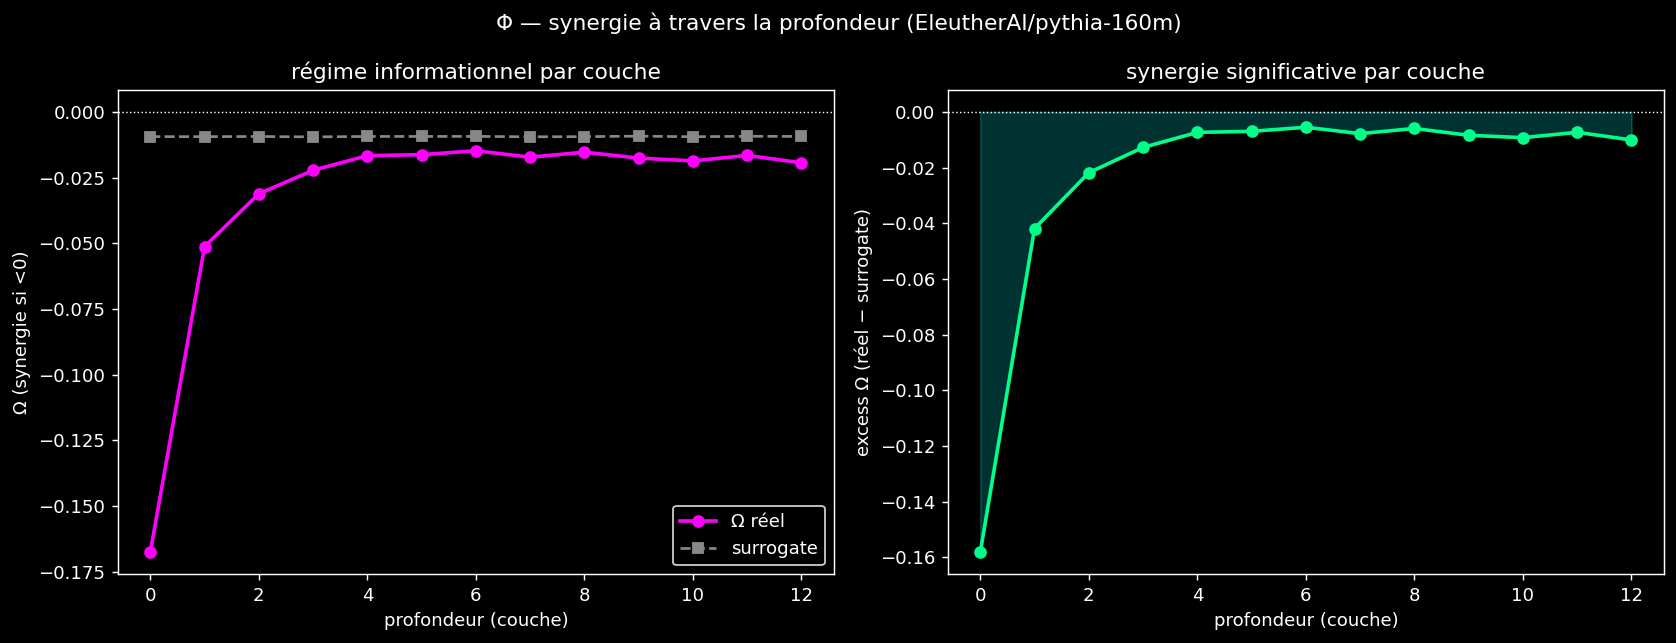

The Python source for this figure:
"""Φ sur du RÉEL : synergie (information irréductible) à travers la profondeur d'un LLM.

Premier branchement de l'instrument émergence sur un système qui compte.
Residual stream à travers les couches = trajectoire (depth = temps).
Dimensions = variables. Ω sur sous-ensembles de dimensions = synergie par couche.

Thèse (A) : émergence = irréductibilité. Prédiction : l'embedding (couche 0, lookup)
= redondant ; les couches qui CALCULENT portent de l'information irréductible
(synergie Ω<0). Pic à une profondeur critique ?

Surrogate shuffle (par dimension) → significativité vs bruit d'estimation.
"""
import sys
import os
import json
import numpy as np
import torch
import matplotlib.pyplot as plt

sys.path.insert(0, os.path.dirname(os.path.dirname(os.path.abspath(__file__))))

from xi.temporal import tc_random_subsets

PROMPTS = [
    "The cat sat on the mat and watched the rain fall slowly.",
    "Quantum mechanics describes the behavior of particles at small scales.",
    "She opened the letter, her hands trembling with anticipation.",
    "The algorithm sorts the array in logarithmic time on average.",
    "Emergence is how simple rules give rise to complex behavior.",
    "He walked through the forest, listening to the distant birds.",
    "The stock market fell sharply after the announcement yesterday.",
    "Photosynthesis converts sunlight into chemical energy in plants.",
    "Music is the silence between the notes, as the saying goes.",
    "The bridge collapsed under the weight of the heavy traffic.",
    "Neural networks learn representations from large amounts of data.",
    "The ancient ruins stood silent against the orange sunset sky.",
    "Critical phenomena occur at the boundary between order and chaos.",
    "They argued for hours about the meaning of the strange dream.",
    "The river carved the canyon over millions of patient years.",
    "Consciousness might emerge from the dialogue of inner voices.",
]


def quantize_cols(A, n_bins=4):
    out = np.empty(A.shape, dtype=np.int8)
    for j in range(A.shape[1]):
        col = A[:, j]
        q = np.quantile(col, np.linspace(0, 1, n_bins + 1)[1:-1])
        out[:, j] = np.digitize(col, q)
    return out


def shuffle_cols(A, rng):
    out = A.copy()
    for j in range(out.shape[1]):
        out[:, j] = out[rng.permutation(out.shape[0]), j]
    return out


def load_corpus(tok, seq_len=128, max_tokens=5000):
    """Tokenise les .md du projet (texte naturel long) en fenêtres seq_len."""
    import glob
    root = os.path.dirname(os.path.dirname(os.path.abspath(__file__)))
    texts = []
    for f in sorted(glob.glob(os.path.join(root, "theory", "*.md"))):
        with open(f) as fh:
            texts.append(fh.read())
    corpus = "\n\n".join(texts)
    ids = tok(corpus)["input_ids"]
    ids = ids[:max_tokens]
    windows = [ids[i:i + seq_len] for i in range(0, len(ids) - seq_len + 1, seq_len)]
    return torch.tensor(windows)


def run(
    model_name="EleutherAI/pythia-160m",
    n_dims=64,
    subset_size=4,
    n_subsets=400,
    n_bins=3,
    seq_len=128,
    max_tokens=5000,
    seed=0,
    outdir=None,
):
    if outdir is None:
        outdir = os.path.dirname(os.path.abspath(__file__))
    from transformers import AutoModelForCausalLM, AutoTokenizer

    print(f"Φ profondeur LLM | {model_name}\n")
    tok = AutoTokenizer.from_pretrained(model_name)
    if tok.pad_token is None:
        tok.pad_token = tok.eos_token
    model = AutoModelForCausalLM.from_pretrained(model_name, output_hidden_states=True)
    model.eval()

    ids = load_corpus(tok, seq_len=seq_len, max_tokens=max_tokens)  # (n_win, seq_len)
    print(f"corpus : {ids.shape[0]} fenêtres × {seq_len} = {ids.numel()} tokens")

    # forward par batch pour collecter hidden states
    n_layers = None
    D = None
    acts_by_layer = None
    bs = 8
    with torch.no_grad():
        for b in range(0, ids.shape[0], bs):
            batch = ids[b:b + bs]
            out = model(batch, output_hidden_states=True)
            hs = out.hidden_states
            if acts_by_layer is None:
                n_layers = len(hs)
                D = hs[0].shape[-1]
                acts_by_layer = [[] for _ in range(n_layers)]
            for l in range(n_layers):
                acts_by_layer[l].append(hs[l].reshape(-1, D).numpy())
    acts_by_layer = [np.concatenate(a, axis=0) for a in acts_by_layer]
    n_tok = acts_by_layer[0].shape[0]
    print(f"{n_layers} états (emb + {n_layers-1} couches), d_model={D}, tokens={n_tok}\n")

    rng = np.random.default_rng(seed)
    dim_idx = rng.choice(D, size=min(n_dims, D), replace=False)

    o_real = np.zeros(n_layers)
    o_shuf = np.zeros(n_layers)
    for l in range(n_layers):
        acts = acts_by_layer[l][:, dim_idx]      # (n_tok, n_dims)
        disc = quantize_cols(acts, n_bins=n_bins)
        _, _, o, _, _ = tc_random_subsets(disc, subset_size, n_subsets,
                                          np.random.default_rng(seed))
        disc_sh = shuffle_cols(disc, np.random.default_rng(seed + 1))
        _, _, o_s, _, _ = tc_random_subsets(disc_sh, subset_size, n_subsets,
                                            np.random.default_rng(seed))
        o_real[l] = o
        o_shuf[l] = o_s
        reg = "SYN" if (o - o_s) < -1e-3 else ("red" if (o - o_s) > 1e-3 else "neu")
        print(f"  couche {l:>2} | Ω={o:+.4f} | shuffle={o_s:+.4f} | "
              f"excess={o-o_s:+.4f} [{reg}]")

    excess = o_real - o_shuf
    peak_syn = int(np.argmin(o_real))
    peak_excess = int(np.argmax(np.abs(excess)))
    print(f"\nΩ min (synergie max) : couche {peak_syn} (Ω={o_real[peak_syn]:+.4f})")
    print(f"|excess| max         : couche {peak_excess} ({excess[peak_excess]:+.4f})")
    print(f"régime dominant      : "
          f"{'synergie' if np.mean(o_real)<0 else 'redondance'} "
          f"(Ω moyen={o_real.mean():+.4f})")

    # Plot
    fig, axes = plt.subplots(1, 2, figsize=(13, 5))
    L = np.arange(n_layers)
    axes[0].plot(L, o_real, "o-", color="#ff00ff", lw=2, label="Ω réel")
    axes[0].plot(L, o_shuf, "s--", color="#888888", lw=1.5, label="surrogate")
    axes[0].axhline(0, color="white", ls=":", lw=0.8)
    axes[0].set_xlabel("profondeur (couche)", color="white")
    axes[0].set_ylabel("Ω (synergie si <0)", color="white")
    axes[0].set_title("régime informationnel par couche", color="white")
    axes[0].legend(facecolor="black", labelcolor="white", edgecolor="white")

    axes[1].plot(L, excess, "o-", color="#00ff88", lw=2)
    axes[1].axhline(0, color="white", ls=":", lw=0.8)
    axes[1].fill_between(L, excess, 0, where=excess < 0, color="#00ffff", alpha=0.2)
    axes[1].set_xlabel("profondeur (couche)", color="white")
    axes[1].set_ylabel("excess Ω (réel − surrogate)", color="white")
    axes[1].set_title("synergie significative par couche", color="white")

    for ax in axes:
        ax.set_facecolor("black")
        ax.tick_params(colors="white")
        for sp in ax.spines.values():
            sp.set_color("white")
    fig.patch.set_facecolor("black")
    fig.suptitle(f"Φ — synergie à travers la profondeur ({model_name})", color="white")
    plt.tight_layout()
    png = os.path.join(outdir, "llm_depth_synergy.png")
    plt.savefig(png, dpi=130, facecolor="black", bbox_inches="tight")
    print(f"\nsaved {png}")

    out_d = {"model": model_name, "n_layers": n_layers, "d_model": D,
             "n_dims": int(len(dim_idx)), "n_tokens": n_tok,
             "omega": o_real.tolist(), "omega_shuffle": o_shuf.tolist(),
             "excess": excess.tolist(), "peak_synergy_layer": peak_syn}
    with open(os.path.join(outdir, "llm_depth_synergy.json"), "w") as f:
        json.dump(out_d, f, indent=2)
    print(f"saved {os.path.join(outdir, 'llm_depth_synergy.json')}")
    return out_d


if __name__ == "__main__":
    run()
